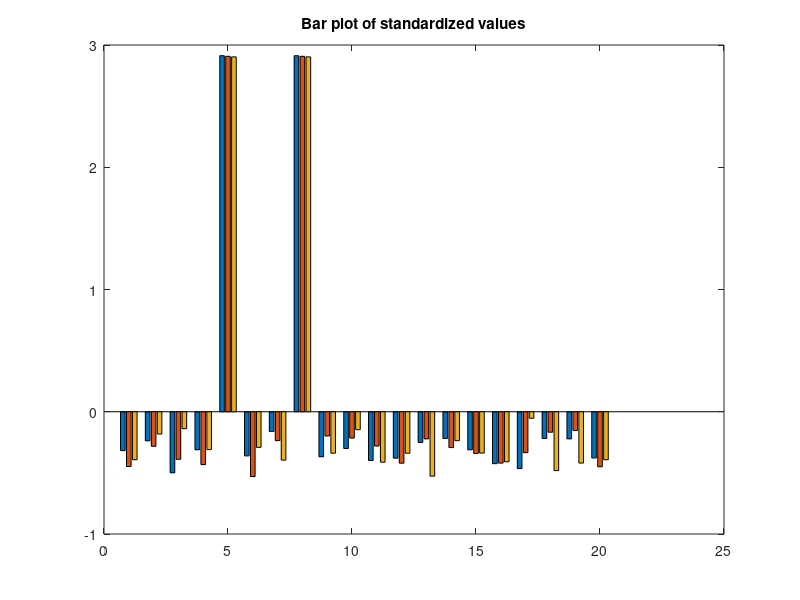

Write the MATLAB code that produced this figure. (Note: this script raises an error after producing the figure.)
n=20; p=3;
rng(123)
X = 10 + 3*randn(n,p);
X([5 8],:) = 100;

% Standard Z
Z = (X - mean(X)) ./ std(X);
Zchk = zscore(X);
bar(Z)
title("Bar plot of standardized values")

% Robust Z
Zrob = (X - median(X)) ./ (1.4826*mad(X,1));
Zrobchk = zscoreFS(X);
figure
bar(Zrob)
title("Bar plot of robust standardized values")

%% Implicit expansion in tables

load citiesItaly.mat
disp(citiesItaly - mean(citiesItaly,1))

disp(citiesItaly(:,2:4) ./ citiesItaly{:,1})